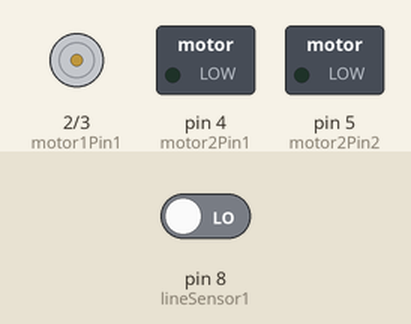
This program was run on a simulated Arduino Uno, built with avr-gcc and run on an emulated ATmega328P. Parts: motor-driver pin pairs drawn as motors (green arrow = first pin HIGH = forward, orange = second pin HIGH = backward, longer = more drive), switched loads named in the program (green lamp = pin HIGH). Inputs (shaded band) come from the test bench; at power-on: pin 8 (lineSensor1) LOW.

Above: at 0.1 s.
At 20.1 s:
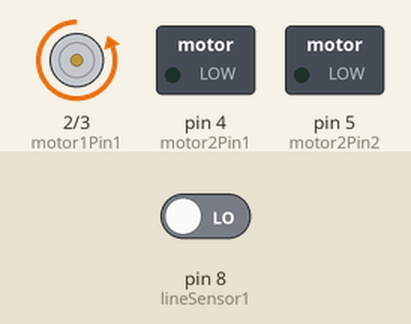
Timing chart, 0 to 21.6 s (numbered marks = the images above):
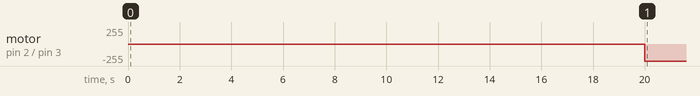

Measured:
- by itself, motor on pin 2 (motor1Pin1) / pin 3 (motor1Pin2): stopped → backward 255/255 at 20.0 s

The program:

main.cpp
```cpp
#include <Arduino.h>
int motor1Pin1 = 2;
int motor1Pin2 = 3;
int motor2Pin1 = 4;
int motor2Pin2 = 5;
int lineSensor1 = 8;
int lineSensor2 = 9;
int i = 0;
int j = 0;

void setup() {
  delay(20000);
  pinMode(lineSensor1, INPUT);
  pinMode(lineSensor2, INPUT);
  pinMode(motor1Pin1, OUTPUT);
  pinMode(motor1Pin2, OUTPUT);
  pinMode(motor2Pin1, OUTPUT);
  pinMode(motor2Pin2, OUTPUT);
}

void driveMotor(bool drive1, bool drive2) {
  int hiLow1;
  int hiLow2;
  if (drive1==true && drive2==false) {
    hiLow1 = HIGH;
    hiLow2 = LOW;
  }
  else if (drive1==false && drive2==true) {
    hiLow1 = LOW;
    hiLow2 = HIGH;
  }
  digitalWrite(motor1Pin1, LOW);
  digitalWrite(motor1Pin2, hiLow1);
  digitalWrite(motor2Pin1, LOW);
  digitalWrite(motor2Pin2, hiLow2);
}

void loop() {
  if (j == 0 && digitalRead(lineSensor1)==HIGH && digitalRead(lineSensor2)==HIGH) {
    driveMotor(true, false);
    j++;
  }
  else {
    if (digitalRead(lineSensor1)==LOW) {
      driveMotor(true, false);
    }
    else if (digitalRead(lineSensor2)==LOW) {
      driveMotor(false, true);
    }
  }
}
```
